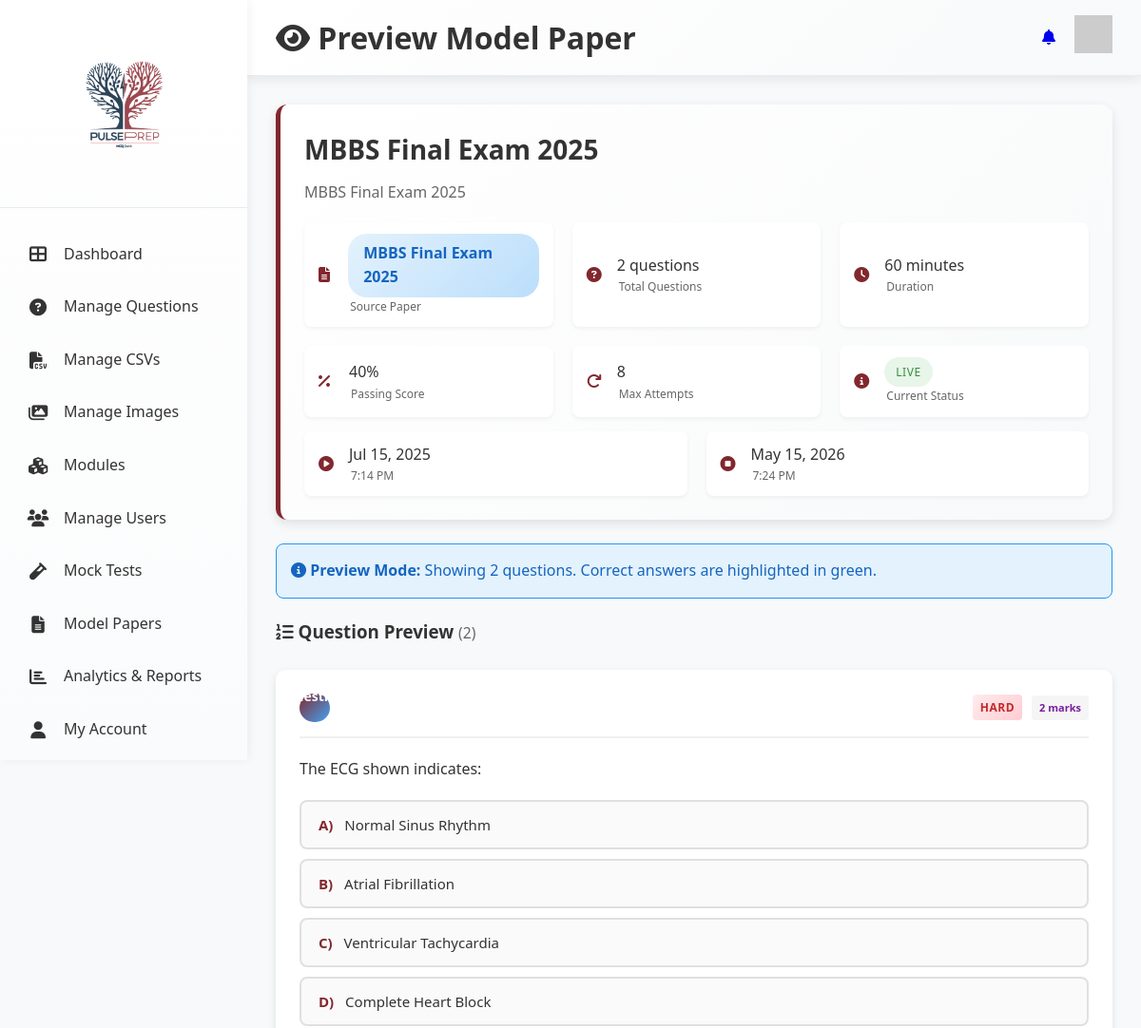
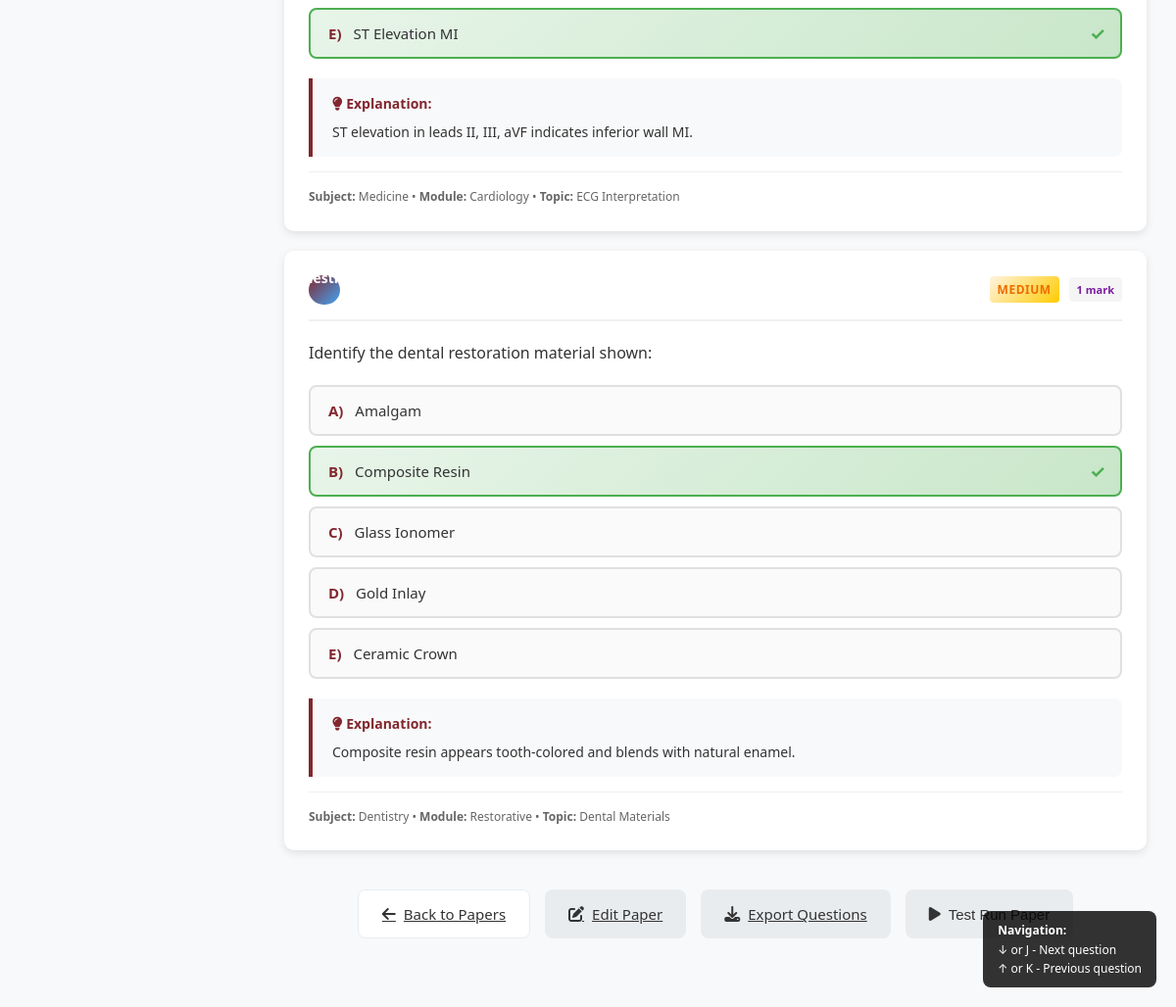
The app's page /modelpaper/preview/13/ (signed in) with its own data (2 pictures, top to bottom).
### modelpaper/models.py (models this page shows, shortened)
class ModelPaper(models.Model):
    STATUS_CHOICES = [
        ('draft', 'Draft'),
        ('scheduled', 'Scheduled'),
        ('live', 'Live'),
        ('completed', 'Completed'),
    ]
    title = models.CharField(max_length=200)
    description = models.TextField(blank=True)
    selected_paper_name = models.CharField(max_length=200)  # Selected from PaperQuestion.paper_name
    filter_degree = models.CharField(max_length=4, choices=PaperQuestion.DEGREE_CHOICES, blank=True)
    filter_year = models.CharField(max_length=3, choices=PaperQuestion.YEAR_CHOICES, blank=True)
    filter_module = models.CharField(max_length=100, blank=True)
    filter_subject = models.CharField(max_length=100, blank=True)
    filter_topic = models.CharField(max_length=100, blank=True)
    duration_minutes = models.IntegerField(default=60)
    total_questions = models.IntegerField(default=0)  # Auto-calculated from filtered results
    passing_percentage = models.IntegerField(default=40)
    max_attempts = models.IntegerField(default=1)
    randomize_questions = models.BooleanField(default=True)
    randomize_options = models.BooleanField(default=True)
    show_explanations = models.BooleanField(default=True)
    start_datetime = models.DateTimeField()
    end_datetime = models.DateTimeField()
    status = models.CharField(max_length=10, choices=STATUS_CHOICES, default='draft')
    created_by = models.ForeignKey(settings.AUTH_USER_MODEL, on_delete=models.CASCADE, related_name='created_papers')
    created_at = models.DateTimeField(auto_now_add=True)
    updated_at = models.DateTimeField(auto_now=True)
    class Meta:
        ordering = ['-created_at']
    def get_questions(self):
        return PaperQuestion.get_filtered_questions(
            paper_name=self.selected_paper_name,
            degree=self.filter_degree,
            year=self.filter_year,
            module=self.filter_module,
            subject=self.filter_subject,
            topic=self.filter_topic
        )

class PaperQuestion(models.Model):
    CORRECT_ANSWER_CHOICES = [
        ('A', 'A'),
        ('B', 'B'),
        ('C', 'C'),
        ('D', 'D'),
        ('E', 'E'),
    ]
    DIFFICULTY_CHOICES = [
        ('Easy', 'Easy'),
        ('Medium', 'Medium'),
        ('Hard', 'Hard'),
    ]
    DEGREE_CHOICES = [
        ('MBBS', 'MBBS'),
        ('BDS', 'BDS'),
    ]
    YEAR_CHOICES = [
        ('1st', '1st'),
        ('2nd', '2nd'),
        ('3rd', '3rd'),
        ('4th', '4th'),
        ('5th', '5th'),
    ]
    question_text = models.TextField()
    option_a = models.TextField()
    option_b = models.TextField()
    option_c = models.TextField()
    option_d = models.TextField()
    option_e = models.TextField(blank=True, null=True)
    correct_answer = models.CharField(max_length=1, choices=CORRECT_ANSWER_CHOICES)
    paper_name = models.CharField(max_length=200)  # e.g., "MBBS Final 2024"
    degree = models.CharField(max_length=4, choices=DEGREE_CHOICES, blank=True)
    year = models.CharField(max_length=3, choices=YEAR_CHOICES, blank=True)
    module = models.CharField(max_length=100, blank=True)
    subject = models.CharField(max_length=100, blank=True)
    topic = models.CharField(max_length=100, blank=True)
    difficulty = models.CharField(max_length=6, choices=DIFFICULTY_CHOICES, default='Medium')
    explanation = models.TextField(blank=True, null=True)
    marks = models.IntegerField(default=1)
    paper_image = models.CharField(max_length=255, blank=True, null=True,
                                  help_text="Image to display with the question (filename only)")
    image = models.CharField(max_length=255, blank=True, null=True,
                           help_text="Image to display with explanation (filename only)")
    created_at = models.DateTimeField(auto_now_add=True)
    created_by = models.ForeignKey(settings.AUTH_USER_MODEL, on_delete=models.SET_NULL, null=True, blank=True)
    class Meta:
        ordering = ['paper_name', 'id']
    @classmethod
    def get_filtered_questions(cls, paper_name, degree=None, year=None, module=None, subject=None, topic=None):
        questions = cls.objects.filter(paper_name=paper_name)
        if degree:
            questions = questions.filter(degree=degree)
        if year:
            questions = questions.filter(year=year)
        if module:
            questions = questions.filter(module__icontains=module)
        if subject:
            questions = questions.filter(subject__icontains=subject)
        if topic:
            questions = questions.filter(topic__icontains=topic)
        return questions

### modelpaper/views.py (the view)
# urls.py: path('preview/<int:paper_id>/', views.preview_paper, name='preview_paper'),
@content_access_required
def preview_paper(request, paper_id):
    paper = get_object_or_404(ModelPaper, id=paper_id)
    if not check_object_access(paper, request.user):
        messages.error(request, "You don't have permission to preview this paper.")
        return redirect('modelpaper_list')
    paper_questions = paper.get_questions()
    paper_questions = apply_user_access_filter(paper_questions, request.user)
    preview_questions = paper_questions[:10]
    context = {
        'paper': paper,
        'paper_questions': preview_questions,
        'question_count': paper_questions.count(),
        'showing_count': min(10, paper_questions.count()),
        'total_available': paper.total_questions,
        'user_access': get_user_access_info(request.user),
        'can_edit': request.user.is_admin or request.user.is_superuser,
    }
    return render(request, 'modelpaper/preview_paper.html', context)

### templates/modelpaper/preview_paper.html (shortened to what this page needs)
{% load static %}
<!DOCTYPE html>
<html lang="en">
  <head>
    <link rel="stylesheet" href="{% static 'css/DAstyles.css' %}" />
    <link rel="stylesheet" href="{% static 'css/mockTest.css' %}" />
    <link rel="stylesheet" href="https://cdnjs.cloudflare.com/ajax/libs/font-awesome/6.4.0/css/all.min.css" />
  </head>
  <body>
    <div class="container">
<aside class="sidebar">
  <div class="logo-container">
    <img src="{% static 'images/Logo.png' %}" alt="PulsePrep Logo" class="logo" />
  </div>
  <nav class="nav-menu">
    <a href="{% url 'dashboard' %}" class="nav-item {% if request.resolver_match.url_name == 'dashboard' %}active{% endif %}">
      <i class="fas fa-th-large"></i>
      <span>Dashboard</span>
    </a>
    <a href="{% url 'questionbank' %}" class="nav-item {% if request.resolver_match.url_name == 'questionbank' %}active{% endif %}">
      <i class="fas fa-question-circle"></i>
      <span>Manage Questions</span>
    </a>
    <a href="{% url 'manage_csv' %}" class="nav-item {% if request.resolver_match.url_name == 'manage_csv' %}active{% endif %}">
      <i class="fas fa-file-csv"></i>
      <span>Manage CSVs</span>
    </a>
    <a href="{% url 'manage_images' %}" class="nav-item {% if request.resolver_match.url_name == 'manage_images' %}active{% endif %}">
      <i class="fas fa-images"></i>
      <span>Manage Images</span>
    </a>
    <a href="{% url 'managemodule' %}" class="nav-item {% if request.resolver_match.url_name == 'managemodule' %}active{% endif %}">
      <i class="fas fa-cubes"></i>
      <span>Modules</span>
    </a>
    <a href="/admin/user_management/customuser/" class="nav-item">
      <i class="fas fa-users"></i>
      <span>Manage Users</span>
    </a>
    <a href="{% url 'mocktest_list' %}" class="nav-item {% if request.resolver_match.url_name == 'mocktest_list' %}active{% endif %}">
      <i class="fas fa-vial"></i>
      <span>Mock Tests</span>
    </a>
    <a href="{% url 'modelpaper_list' %}" class="nav-item {% if request.resolver_match.url_name == 'modelpaper_list' %}active{% endif %}">
      <i class="fas fa-file-alt"></i>
      <span>Model Papers</span>
    </a>
    <a href="{% url 'analytics_report' %}" class="nav-item {% if request.resolver_match.url_name == 'analytics_report' %}active{% endif %}">
      <i class="fas fa-chart-bar"></i>
      <span>Analytics & Reports</span>
    </a>
    <a href="{% url 'myaccount' %}" class="nav-item {% if request.resolver_match.url_name == 'myaccount' %}active{% endif %}">
      <i class="fas fa-user"></i>
      <span>My Account</span>
    </a>
    <a href="{% url 'notification_center' %}" class="nav-item {% if request.resolver_match.url_name == 'notification_center' %}active{% endif %}">
    </a>
  </nav>
</aside>
      <main class="main-content">
        <header class="header">
          <h1><i class="fas fa-eye"></i> Preview Model Paper</h1>
          <div class="user-menu">
            <a href="{% url 'notification_center' %}"><i class="fas fa-bell"></i></a>
            <div class="avatar">
              <img src="https://i.pravatar.cc/40?img=12" alt="User Avatar" />
            </div>
          </div>
        </header>
        <div class="dashboard-content">
          <div class="preview-container">
            <div class="paper-info-card">
              <h1 class="paper-title">{{ paper.title }}</h1>
              {% if paper.description %}
                <p class="paper-description">{{ paper.description }}</p>
              {% endif %}
              <div class="paper-meta">
                <div class="meta-item">
                  <i class="fas fa-file-alt"></i>
                  <div>
                    <div class="paper-name-highlight">{{ paper.selected_paper_name }}</div>
                    <div class="meta-label">Source Paper</div>
                  </div>
                </div>
                <div class="meta-item">
                  <i class="fas fa-question-circle"></i>
                  <div>
                    <div class="meta-value">{{ question_count }} questions</div>
                    <div class="meta-label">Total Questions</div>
                  </div>
                </div>
                <div class="meta-item">
                  <i class="fas fa-clock"></i>
                  <div>
                    <div class="meta-value">{{ paper.duration_minutes }} minutes</div>
                    <div class="meta-label">Duration</div>
                  </div>
                </div>
                <div class="meta-item">
                  <i class="fas fa-percentage"></i>
                  <div>
                    <div class="meta-value">{{ paper.passing_percentage }}%</div>
                    <div class="meta-label">Passing Score</div>
                  </div>
                </div>
                <div class="meta-item">
                  <i class="fas fa-redo"></i>
                  <div>
                    <div class="meta-value">{{ paper.max_attempts }}</div>
                    <div class="meta-label">Max Attempts</div>
                  </div>
                </div>
                <div class="meta-item">
                  <i class="fas fa-info-circle"></i>
                  <div>
                    <span class="status-badge {{ paper.status }}">{{ paper.get_status_display }}</span>
                    <div class="meta-label">Current Status</div>
                  </div>
                </div>
              </div>
              <div class="paper-meta" style="margin-top: 15px;">
                <div class="meta-item">
                  <i class="fas fa-play-circle"></i>
                  <div>
                    <div class="meta-value">{{ paper.start_datetime|date:"M d, Y" }}</div>
                    <div class="meta-label">{{ paper.start_datetime|date:"g:i A" }}</div>
                  </div>
                </div>
                <div class="meta-item">
                  <i class="fas fa-stop-circle"></i>
                  <div>
                    <div class="meta-value">{{ paper.end_datetime|date:"M d, Y" }}</div>
                    <div class="meta-label">{{ paper.end_datetime|date:"g:i A" }}</div>
                  </div>
                </div>
              </div>
            </div>
            {% if paper_questions %}
              <div class="preview-note">
                <i class="fas fa-info-circle"></i>
                <strong>Preview Mode:</strong>
                Showing {% if showing_count < question_count %}first {{ showing_count }} of {% endif %}{{ question_count }} questions.
                Correct answers are highlighted in green.
              </div>
              <h3 style="margin-bottom: 25px;">
                <i class="fas fa-list-ol"></i> Question Preview
                <small style="color: #666; font-weight: normal;">({{ showing_count }}{% if question_count > showing_count %} of {{ question_count }}{% endif %})</small>
              </h3>
              <div id="questions-container">
                {% for question in paper_questions %}
                  <div class="question-preview-card">
                    <div class="question-header">
                      <span class="question-number">Question {{ forloop.counter }}</span>
                      <div class="question-meta">
                        <span class="difficulty-badge {{ question.difficulty|lower }}">
                          {{ question.difficulty }}
                        </span>
                        <span class="marks-badge">{{ question.marks }} mark{{ question.marks|pluralize }}</span>
                      </div>
                    </div>
                    <div class="question-text">
                      {{ question.question_text }}
                    </div>
                    <div class="question-options">
                      {% if question.option_a %}
                        <div class="option-item {% if question.correct_answer == 'A' %}correct{% endif %}">
                          <span class="option-label">A)</span> {{ question.option_a }}
                        </div>
                      {% endif %}
                      {% if question.option_b %}
                        <div class="option-item {% if question.correct_answer == 'B' %}correct{% endif %}">
                          <span class="option-label">B)</span> {{ question.option_b }}
                        </div>
                      {% endif %}
                      {% if question.option_c %}
                        <div class="option-item {% if question.correct_answer == 'C' %}correct{% endif %}">
                          <span class="option-label">C)</span> {{ question.option_c }}
                        </div>
                      {% endif %}
                      {% if question.option_d %}
                        <div class="option-item {% if question.correct_answer == 'D' %}correct{% endif %}">
                          <span class="option-label">D)</span> {{ question.option_d }}
                        </div>
                      {% endif %}
                      {% if question.option_e %}
                        <div class="option-item {% if question.correct_answer == 'E' %}correct{% endif %}">
                          <span class="option-label">E)</span> {{ question.option_e }}
                        </div>
                      {% endif %}
                    </div>
                    {% if question.explanation %}
                      <div class="question-explanation">
                        <span class="explanation-label"><i class="fas fa-lightbulb"></i> Explanation:</span>
                        {{ question.explanation }}
                      </div>
                    {% endif %}
                    <div style="margin-top: 15px; padding-top: 15px; border-top: 1px solid #f0f0f0; font-size: 12px; color: #666;">
                      {% if question.subject %}<strong>Subject:</strong> {{ question.subject }} • {% endif %}
                      {% if question.module %}<strong>Module:</strong> {{ question.module }} • {% endif %}
                      {% if question.topic %}<strong>Topic:</strong> {{ question.topic }}{% endif %}
                    </div>
                  </div>
                {% endfor %}
              </div>
            {% endif %}
            <div class="action-buttons">
              <a href="{% url 'modelpaper_list' %}" class="action-button secondary">
                <i class="fas fa-arrow-left"></i> Back to Papers
              </a>
              <a href="{% url 'create_paper' %}?id={{ paper.id }}" class="action-button">
                <i class="fas fa-edit"></i> Edit Paper
              </a>
              {% if paper.total_questions > 0 %}
                <a href="{% url 'export_paper_questions' paper.id %}" class="action-button">
                  <i class="fas fa-download"></i> Export Questions
                </a>
              {% endif %}
              {% if paper.total_questions > 0 %}
                <button class="action-button" id="test-paper">
                  <i class="fas fa-play"></i> Test Run Paper
                </button>
              {% endif %}
            </div>
          </div>
        </div>
      </main>
    </div>
  </body>
</html>

### records on screen
ModelPaper: title "MBBS Final Exam 2025", description "MBBS Final Exam 2025", selected_paper_name "MBBS Final Exam 2025", duration_minutes "60", passing_percentage "40", max_attempts "8", status "LIVE", start_datetime "Jul 15, 2025", start_datetime "7:14 PM", end_datetime "May 15, 2026", end_datetime "7:24 PM"
PaperQuestion: difficulty "HARD", marks "2", question_text "The ECG shown indicates:", option_a "Normal Sinus Rhythm", option_b "Atrial Fibrillation", option_c "Ventricular Tachycardia", option_d "Complete Heart Block", option_e "ST Elevation MI", explanation "ST elevation in leads II, III, aVF indicates inferior wall MI.", subject "Medicine", module "Cardiology", topic "ECG Interpretation"
PaperQuestion: difficulty "MEDIUM", marks "1", question_text "Identify the dental restoration material shown:", option_a "Amalgam", option_b "Composite Resin", option_c "Glass Ionomer", option_d "Gold Inlay", option_e "Ceramic Crown", explanation "Composite resin appears tooth-colored and blends with natural enamel.", subject "Dentistry", module "Restorative", topic "Dental Materials"

### other values on screen
{{ question_count }} "2"
{{ showing_count }} "2"
